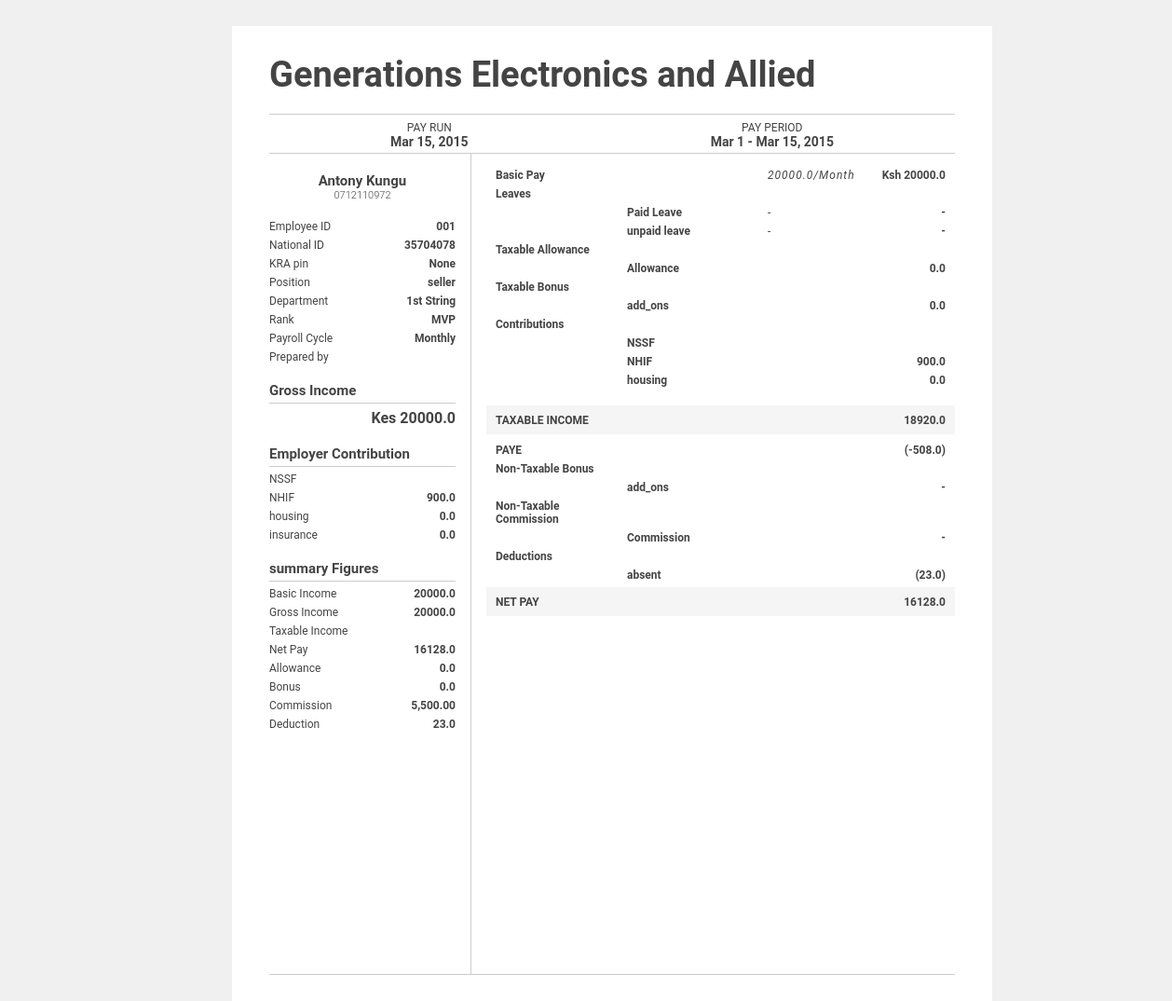
The page /payslip/2089959517627729713001 on the database its author committed.
### payroll/models.py (models this page shows)
class PayRoll(models.Model):
    org_name = models.CharField(max_length=100,null=True)
    payroll_id = models.CharField(max_length=100,null=True)
    employee_id = models.CharField(max_length=100,null=True)
    sign_id = models.CharField(max_length=100,null=True)
    name = models.CharField(max_length=100,null=True)
    id_no = models.CharField(max_length=100,null=True)
    pin_no = models.CharField(max_length=100,null=True)
    phone = models.CharField(max_length=100,null=True)
    role = models.CharField(max_length=100,null=True)
    account_no = models.CharField(max_length=100,null=True)
    basic_salary = models.FloatField(default=0.0)
    allowance =  models.FloatField(default=0.0)
    add_ons = models.FloatField(default=0.0)
    total_hours = models.FloatField(default=0.0)
    leave_days = models.FloatField(default=0.0)
    deductions = models.FloatField(default=0.0)
    gross_pay  = models.FloatField(default=0.0)
    taxable_income = models.FloatField(default=0.0)
    tax = models.FloatField(default=0.0)
    nhif = models.FloatField(default=0.0)
    nssf = models.FloatField(default=0.0)
    insurance = models.FloatField(default=0.0)
    housing = models.FloatField(default=0.0)
    others = models.FloatField(default=0.0)
    net_pay = models.FloatField(default=0.0)
    created = models.DateField(default=timezone.now)
    status = models.CharField(max_length=100,default="audit")
    pay_run = models.CharField(max_length=200,default='')
    def __str__(self):
        return self.payroll_id

### payroll/views.py (the view)
# urls.py: path('payslip/<str:signid>',views.gen_payslip,name="payroll-payslip"),
def gen_payslip(request,signid):
    emp_payroll = PayRoll.objects.get(sign_id=signid)
    print(emp_payroll)
    context = {"details":emp_payroll}
    return render(request,'payroll/payslip.html',context)

### payroll/templates/payroll/payslip.html (shortened to what this page needs)
<div id="payslip">
	<div id="title">{{details.org_name}}</div>
	<div id="scope">
		<div class="scope-entry">
			<div class="title">PAY RUN</div>
			<div class="value">Mar 15, 2015</div>
		</div>
		<div class="scope-entry">
			<div class="title">PAY PERIOD</div>
			<div class="value">Mar 1 - Mar 15, 2015</div>
		</div>
	</div>
	<div class="content">
		<div class="left-panel">
			<div id="employee">
				<div id="name">
					{{details.name}}
				</div>
				<div id="email">
					{{details.phone}}
				</div>
			</div>
			<div class="details">
				<div class="entry">
					<div class="label">Employee ID</div>
					<div class="value">{{details.employee_id}}</div>
				</div>
				<div class="entry">
					<div class="label">National ID</div>
					<div class="value">{{details.id_no}}</div>
				</div>
				<div class="entry">
					<div class="label">KRA pin</div>
					<div class="value">{{details.pin_no}}</div>
				</div>
				<div class="entry">
					<div class="label">Position</div>
					<div class="value">{{details.role}}</div>
				</div>
				<div class="entry">
					<div class="label">Department</div>
					<div class="value">1st String</div>
				</div>
				<div class="entry">
					<div class="label">Rank</div>
					<div class="value">MVP</div>
				</div>
				<div class="entry">
					<div class="label">Payroll Cycle</div>
					<div class="value">Monthly</div>
				</div>
				<div class="entry">
					<div class="label">Prepared by</div>
				</div>
			</div>
			<div class="gross">
				<div class="title">Gross Income</div>
				<div class="entry">
					<div class="value">Kes {{details.gross_pay}}</div>
				</div>
			</div>
			<div class="contributions">
				<div class="title">Employer Contribution</div>
				<div class="entry">
					<div class="label">NSSF</div>
				</div>
				<div class="entry">
					<div class="label">NHIF</div>
					<div class="value">{{details.nhif}}</div>
				</div>
				<div class="entry">
					<div class="label">housing</div>
					<div class="value">{{details.housing}}</div>
				</div>
				<div class="entry">
					<div class="label">insurance</div>
					<div class="value">{{details.insurance}}</div>
				</div>
			</div>
			<div class="ytd">
				<div class="title">summary Figures</div>
                <div class="entry">
					<div class="label">Basic Income</div>
					<div class="value">{{details.basic_salary}}</div>
				</div>
				<div class="entry">
					<div class="label">Gross Income</div>
					<div class="value">{{details.gross_pay}}</div>
				</div>
				<div class="entry">
					<div class="label">Taxable Income</div>
				</div>
				<div class="entry">
					<div class="label">Net Pay</div>
					<div class="value">{{details.net_pay}}</div>
				</div>
				<div class="entry">
					<div class="label">Allowance</div>
					<div class="value">{{details.allowance}}</div>
				</div>
				<div class="entry">
					<div class="label">Bonus</div>
					<div class="value">{{details.add_ons}}</div>
				</div>
				<div class="entry">
					<div class="label">Commission</div>
					<div class="value">5,500.00</div>
				</div>
				<div class="entry">
					<div class="label">Deduction</div>
					<div class="value">{{details.deductions}}</div>
				</div>
			</div>
		</div>
		<div class="right-panel">
			<div class="details">
				<div class="basic-pay">
					<div class="entry">
						<div class="label">Basic Pay</div>
						<div class="detail"></div>
						<div class="rate">{{details.basic_salary}}/Month</div>
						<div class="amount">Ksh {{details.basic_salary}}</div>
					</div>
				</div>
				<div class="leaves">
					<div class="entry">
						<div class="label">Leaves</div>
						<div class="detail"></div>
						<div class="rate"></div>
						<div class="amount"></div>
					</div>
					<div class="entry paid">
						<div class="label"></div>
						<div class="detail">Paid Leave</div>
						<div class="rate">-</div>
						<div class="amount">-</div>
					</div>
					<div class="entry unpaid">
						<div class="label"></div>
						<div class="detail">unpaid leave</div>
						<div class="rate">-</div>
						<div class="amount">-</div>
					</div>
				</div>
				<div class="taxable_allowance">
					<div class="entry">
						<div class="label">Taxable Allowance</div>
						<div class="detail"></div>
						<div class="rate"></div>
						<div class="amount"></div>
					</div>
					<div class="entry">
						<div class="label"></div>
						<div class="detail">Allowance</div>
						<div class="rate"></div>
						<div class="amount">{{details.allowance}}</div>
					</div>
				</div>
				<div class="taxable_bonus">
					<div class="entry">
						<div class="label">Taxable Bonus</div>
						<div class="detail"></div>
						<div class="rate"></div>
						<div class="amount"></div>
					</div>
					<div class="entry">
						<div class="label"></div>
						<div class="detail">add_ons</div>
						<div class="rate"></div>
						<div class="amount">{{details.add_ons}}</div>
					</div>
				</div>
				<div class="contributions">
					<div class="entry">
						<div class="label">Contributions</div>
						<div class="detail"></div>
						<div class="rate"></div>
						<div class="amount"></div>
					</div>
					<div class="entry">
						<div class="label"></div>
						<div class="detail">NSSF</div>
						<div class="rate"></div>
						<div class="amount"></div>
					</div>
					<div class="entry">
						<div class="label"></div>
						<div class="detail">NHIF</div>
						<div class="rate"></div>
						<div class="amount">{{details.nhif}}</div>
					</div>
					<div class="entry">
						<div class="label"></div>
						<div class="detail">housing</div>
						<div class="rate"></div>
						<div class="amount">{{details.housing}}</div>
					</div>
				</div>
				<div class="nti">
					<div class="entry">
						<div class="label">TAXABLE INCOME</div>
						<div class="detail"></div>
						<div class="rate"></div>
						<div class="amount">{{details.taxable_income}}</div>
					</div>
				</div>
				<div class="withholding_tax">
					<div class="entry">
						<div class="label">PAYE</div>
						<div class="detail"></div>
						<div class="rate"></div>
						<div class="amount">({{details.tax}})</div>
					</div>
				</div>
				<div class="non_taxable_bonus">
					<div class="entry">
						<div class="label">Non-Taxable Bonus</div>
						<div class="detail"></div>
						<div class="rate"></div>
						<div class="amount"></div>
					</div>
					<div class="entry">
						<div class="label"></div>
						<div class="detail">add_ons</div>
						<div class="rate"></div>
						<div class="amount">-</div>
					</div>
				</div>
				<div class="non_taxable_commission">
					<div class="entry">
						<div class="label">Non-Taxable Commission</div>
						<div class="detail"></div>
						<div class="rate"></div>
						<div class="amount"></div>
					</div>
					<div class="entry">
						<div class="label"></div>
						<div class="detail">Commission</div>
						<div class="rate"></div>
						<div class="amount">-</div>
					</div>
				</div>
				<div class="deductions">
					<div class="entry">
						<div class="label">Deductions</div>
						<div class="detail"></div>
						<div class="rate"></div>
						<div class="amount"></div>
					</div>
					<div class="entry">
						<div class="label"></div>
						<div class="detail">absent</div>
						<div class="rate"></div>
						<div class="amount">({{details.deductions}})</div>
					</div>
				</div>
				<div class="net_pay">
					<div class="entry">
						<div class="label">NET PAY</div>
						<div class="detail"></div>
						<div class="rate"></div>
						<div class="amount">{{details.net_pay}}</div>
					</div>
				</div>
			</div>
		</div>
	</div>
</div>

### payroll/templates/payroll/payslip.html (style rules this page uses)
* { font-family: 'Roboto', sans-serif; font-size: 12px; color: #444; }
#payslip { width: calc( 8.5in - 80px ); height: calc( 11in - 60px ); background: #fff; padding: 30px 40px; }
#title { margin-bottom: 20px; font-size: 38px; font-weight: 600; }
#scope { border-top: 1px solid #ccc; border-bottom: 1px solid #ccc; padding: 7px 0 4px 0; display: flex; justify-content: space-around; }
#scope > .scope-entry { text-align: center; }
#scope > .scope-entry > .value { font-size: 14px; font-weight: 700; }
.content { display: flex; border-bottom: 1px solid #ccc; height: 880px; }
.content .left-panel { border-right: 1px solid #ccc; min-width: 200px; padding: 20px 16px 0 0; }
.content .right-panel { width: 100%; padding: 10px 0 0 16px; }
#employee { text-align: center; margin-bottom: 20px; }
#employee #name { font-size: 15px; font-weight: 700; }
#employee #email { font-size: 11px; font-weight: 300; }
.details, .contributions, .ytd, .gross { margin-bottom: 20px; }
.details .entry, .contributions .entry, .ytd .entry { display: flex; justify-content: space-between; margin-bottom: 6px; }
.details .entry .value, .contributions .entry .value, .ytd .entry .value { font-weight: 700; max-width: 130px; text-align: right; }
.gross .entry .value { font-weight: 700; text-align: right; font-size: 16px; }
.contributions .title, .ytd .title, .gross .title { font-size: 15px; font-weight: 700; border-bottom: 1px solid #ccc; padding-bottom: 4px; margin-bottom: 6px; }
.content .right-panel .details { width: 100%; }
.content .right-panel .details .entry { display: flex; padding: 0 10px; margin: 6px 0; }
.content .right-panel .details .label { font-weight: 700; width: 120px; }
.content .right-panel .details .detail { font-weight: 600; width: 130px; }
.content .right-panel .details .rate { font-weight: 400; width: 80px; font-style: italic; letter-spacing: 1px; }
.content .right-panel .details .amount { text-align: right; font-weight: 700; width: 90px; }
.content .right-panel .details .net_pay div, .content .right-panel .details .nti div { font-weight: 600; font-size: 12px; }
.content .right-panel .details .net_pay, .content .right-panel .details .nti { padding: 3px 0 2px 0; margin-bottom: 10px; background: rgba(0, 0, 0, 0.04); }

### rows shown on the page
PayRoll: org_name "Generations Electronics and Allied", name "Antony Kungu", phone "0712110972", employee_id "001", id_no "35704078", pin_no "None", role "seller", gross_pay "20000.0", nhif "900.0", housing "0.0", insurance "0.0", basic_salary "20000.0", net_pay "16128.0", allowance "0.0", add_ons "0.0", deductions "23.0", taxable_income "18920.0", tax "-508.0"
